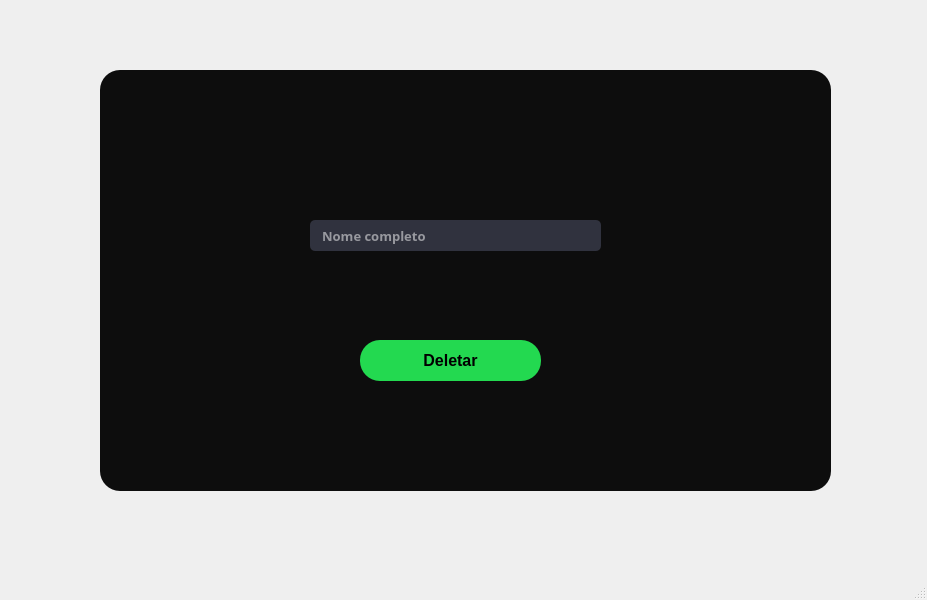
<?xml version="1.0" encoding="UTF-8"?>
<ui version="4.0">
 <class>MainWindow</class>
 <widget class="QMainWindow" name="MainWindow">
  <property name="geometry">
   <rect>
    <x>0</x>
    <y>0</y>
    <width>927</width>
    <height>600</height>
   </rect>
  </property>
  <property name="windowTitle">
   <string>MainWindow</string>
  </property>
  <widget class="QWidget" name="centralwidget">
   <widget class="QWidget" name="widget" native="true">
    <property name="geometry">
     <rect>
      <x>100</x>
      <y>70</y>
      <width>731</width>
      <height>421</height>
     </rect>
    </property>
    <property name="styleSheet">
     <string notr="true">border-radius: 20px;
background-color: rgb(13, 13, 13);</string>
    </property>
    <widget class="QLabel" name="label">
     <property name="geometry">
      <rect>
       <x>420</x>
       <y>330</y>
       <width>161</width>
       <height>21</height>
      </rect>
     </property>
     <property name="styleSheet">
      <string notr="true">color: rgb(35, 217, 80);</string>
     </property>
     <property name="text">
      <string/>
     </property>
    </widget>
    <widget class="QLineEdit" name="lineEdit">
     <property name="geometry">
      <rect>
       <x>210</x>
       <y>150</y>
       <width>291</width>
       <height>31</height>
      </rect>
     </property>
     <property name="font">
      <font>
       <family>Arial Black</family>
       <pointsize>10</pointsize>
       <weight>75</weight>
       <bold>true</bold>
      </font>
     </property>
     <property name="styleSheet">
      <string notr="true">background-color: rgb(48, 50, 62);
border-radius: 5px;
color: rgb(255, 255, 255);</string>
     </property>
     <property name="placeholderText">
      <string>   Nome completo</string>
     </property>
    </widget>
    <widget class="QPushButton" name="pushButton_6">
     <property name="geometry">
      <rect>
       <x>260</x>
       <y>270</y>
       <width>181</width>
       <height>41</height>
      </rect>
     </property>
     <property name="font">
      <font>
       <family>Arial</family>
       <pointsize>12</pointsize>
       <weight>75</weight>
       <bold>true</bold>
      </font>
     </property>
     <property name="styleSheet">
      <string notr="true">background-color: rgb(35, 217, 80);
border-radius: 20px;</string>
     </property>
     <property name="text">
      <string>Deletar</string>
     </property>
    </widget>
   </widget>
  </widget>
  <widget class="QMenuBar" name="menubar">
   <property name="geometry">
    <rect>
     <x>0</x>
     <y>0</y>
     <width>927</width>
     <height>22</height>
    </rect>
   </property>
  </widget>
  <widget class="QStatusBar" name="statusbar"/>
 </widget>
 <resources/>
 <connections/>
</ui>
